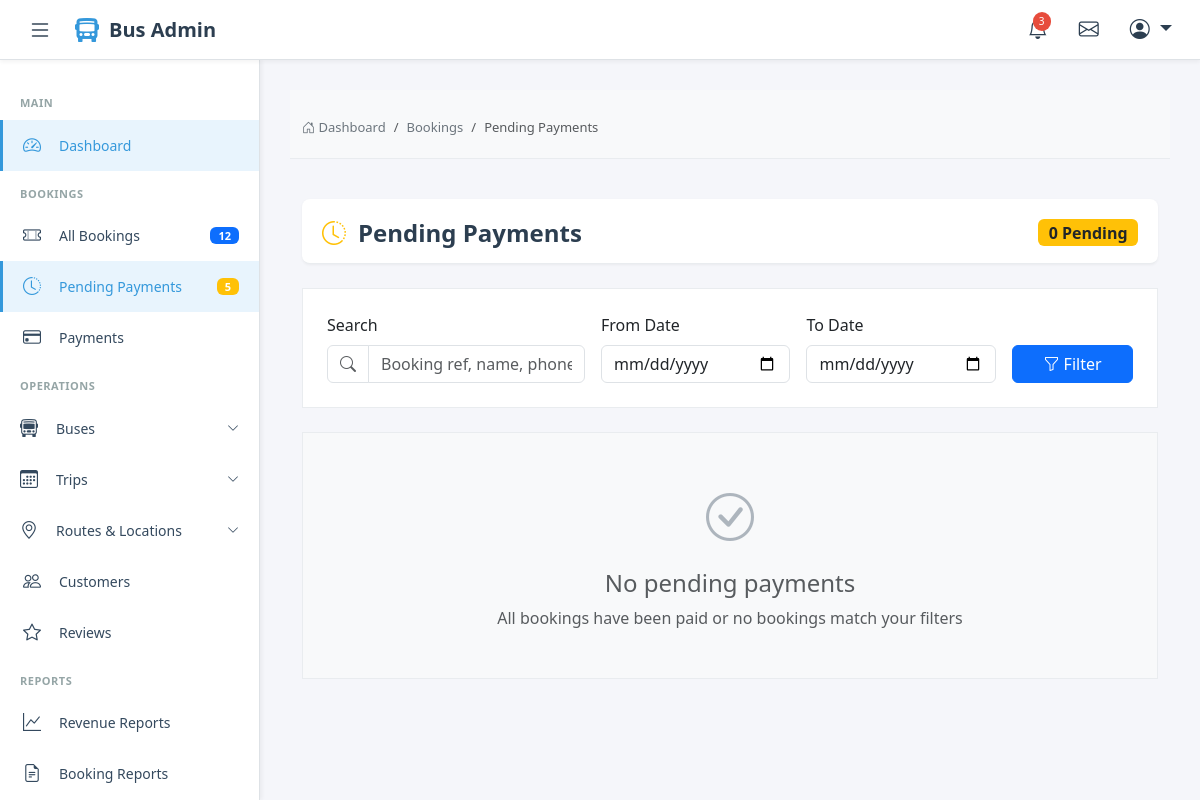
Page /admin-bookings/pending-payments/ (signed in) on the earlier database version.
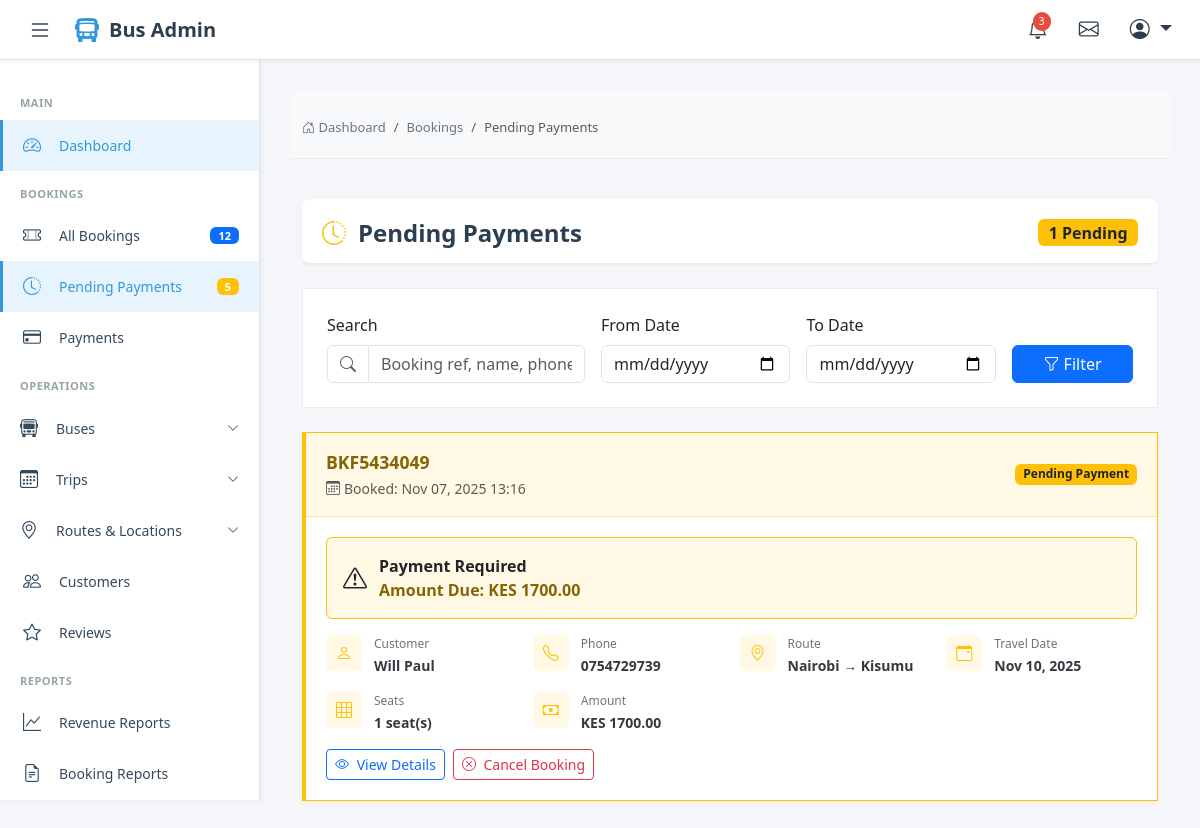
Same page on the later database version.
### website_application/models.py (models this page shows, shortened)
class Booking(models.Model):
    BOOKING_STATUS_CHOICES = [
        ('pending', 'Pending Payment'),
        ('paid', 'Paid'),
        ('confirmed', 'Confirmed'),
        ('cancelled', 'Cancelled'),
        ('completed', 'Completed'),
    ]
    booking_reference = models.CharField(max_length=20, unique=True, editable=False)
    trip = models.ForeignKey(Trip, on_delete=models.CASCADE, related_name='bookings')
    customer_full_name = models.CharField(max_length=200)
    customer_id_number = models.CharField(max_length=50)
    customer_email = models.EmailField()
    customer_phone = models.CharField(max_length=20)
    boarding_point = models.ForeignKey(
        BoardingPoint,
        on_delete=models.PROTECT,
        related_name='pickup_bookings'
    )
    dropping_point = models.ForeignKey(
        BoardingPoint,
        on_delete=models.PROTECT,
        related_name='dropoff_bookings'
    )
    total_amount = models.DecimalField(max_digits=10, decimal_places=2)
    status = models.CharField(max_length=20, choices=BOOKING_STATUS_CHOICES, default='pending')
    created_at = models.DateTimeField(auto_now_add=True)
    updated_at = models.DateTimeField(auto_now=True)

class Trip(models.Model):
    TRIP_STATUS_CHOICES = [
        ('scheduled', 'Scheduled'),
        ('boarding', 'Boarding'),
        ('departed', 'Departed'),
        ('completed', 'Completed'),
        ('cancelled', 'Cancelled'),
    ]
    bus = models.ForeignKey(Bus, on_delete=models.CASCADE, related_name='trips')
    route = models.ForeignKey(Route, on_delete=models.CASCADE, related_name='trips')
    departure_date = models.DateField()
    departure_time = models.TimeField()
    arrival_time = models.TimeField()
    base_fare_vip = models.DecimalField(max_digits=10, decimal_places=2)
    base_fare_business = models.DecimalField(max_digits=10, decimal_places=2)
    base_fare_normal = models.DecimalField(max_digits=10, decimal_places=2)
    status = models.CharField(max_length=20, choices=TRIP_STATUS_CHOICES, default='scheduled')
    is_active = models.BooleanField(default=True)
    created_at = models.DateTimeField(auto_now_add=True)
    class Meta:
        ordering = ['departure_date', 'departure_time']
        unique_together = ['bus', 'departure_date', 'departure_time']

class Route(models.Model):
    origin = models.ForeignKey(Location, on_delete=models.CASCADE, related_name='routes_from')
    destination = models.ForeignKey(Location, on_delete=models.CASCADE, related_name='routes_to')
    distance_km = models.DecimalField(max_digits=6, decimal_places=2)
    estimated_duration = models.DurationField(help_text="Estimated travel time")
    is_active = models.BooleanField(default=True)
    class Meta:
        unique_together = ['origin', 'destination']

class Location(models.Model):
    name = models.CharField(max_length=200)
    slug = models.SlugField(unique=True)
    county = models.CharField(max_length=100)
    is_active = models.BooleanField(default=True)

### website_application/views.py (the view)
# urls.py: path('admin-bookings/pending-payments/', views.pending_payments, name='pending_payments'),
@staff_member_required
def pending_payments(request):
    search = request.GET.get('search', '')
    date_from = request.GET.get('date_from', '')
    date_to = request.GET.get('date_to', '')
    bookings = Booking.objects.filter(
        status='pending'
    ).select_related(
        'trip__bus__operator',
        'trip__route__origin',
        'trip__route__destination'
    ).prefetch_related(
        'seat_bookings',
        'payments'
    ).annotate(
        seats_count=Count('seat_bookings')
    ).order_by('-created_at')
    if search:
        bookings = bookings.filter(
            Q(booking_reference__icontains=search) |
            Q(customer_full_name__icontains=search) |
            Q(customer_phone__icontains=search)
        )
    if date_from:
        date_from_obj = datetime.strptime(date_from, '%Y-%m-%d').date()
        bookings = bookings.filter(created_at__date__gte=date_from_obj)
    if date_to:
        date_to_obj = datetime.strptime(date_to, '%Y-%m-%d').date()
        bookings = bookings.filter(created_at__date__lte=date_to_obj)
    context = {
        'bookings': bookings,
        'search': search,
        'date_from': date_from,
        'date_to': date_to,
    }
    return render(request, 'admin/bookings/pending_payments.html', context)

### templates/admin/bookings/pending_payments.html (shortened to what the changed rows need)
{% extends 'admin_base.html' %}
{% load static %}
{% block content %}
<div class="container-fluid py-3">
    <div class="page-header">
        <h1 class="page-title">
            <i class="bi bi-clock-history text-warning"></i>
            Pending Payments
        </h1>
        <div class="d-flex gap-2">
            <span class="badge bg-warning text-dark fs-6">{{ bookings.count }} Pending</span>
        </div>
    </div>
    {% if bookings %}
    <div class="row">
        {% for booking in bookings %}
        <div class="col-12">
            <div class="pending-card">
                <div class="pending-header">
                    <div>
                        <div class="booking-ref">{{ booking.booking_reference }}</div>
                        <small class="text-muted">
                            <i class="bi bi-calendar3 me-1"></i>Booked: {{ booking.created_at|date:"M d, Y H:i" }}
                        </small>
                    </div>
                    <span class="badge bg-warning text-dark">Pending Payment</span>
                </div>
                <div class="pending-body">
                    <div class="alert-warning-custom">
                        <i class="bi bi-exclamation-triangle fs-4"></i>
                        <div>
                            <strong>Payment Required</strong>
                            <div class="time-remaining">
                                Amount Due: KES {{ booking.total_amount|floatformat:2 }}
                            </div>
                        </div>
                    </div>
                    <div class="pending-info">
                        <div class="info-item">
                            <div class="info-icon">
                                <i class="bi bi-person"></i>
                            </div>
                            <div class="info-details">
                                <div class="info-label">Customer</div>
                                <div class="info-value">{{ booking.customer_full_name }}</div>
                            </div>
                        </div>
                        <div class="info-item">
                            <div class="info-icon">
                                <i class="bi bi-telephone"></i>
                            </div>
                            <div class="info-details">
                                <div class="info-label">Phone</div>
                                <div class="info-value">{{ booking.customer_phone }}</div>
                            </div>
                        </div>
                        <div class="info-item">
                            <div class="info-icon">
                                <i class="bi bi-geo-alt"></i>
                            </div>
                            <div class="info-details">
                                <div class="info-label">Route</div>
                                <div class="info-value">
                                    {{ booking.trip.route.origin.name }} → {{ booking.trip.route.destination.name }}
                                </div>
                            </div>
                        </div>
                        <div class="info-item">
                            <div class="info-icon">
                                <i class="bi bi-calendar-event"></i>
                            </div>
                            <div class="info-details">
                                <div class="info-label">Travel Date</div>
                                <div class="info-value">{{ booking.trip.departure_date|date:"M d, Y" }}</div>
                            </div>
                        </div>
                        <div class="info-item">
                            <div class="info-icon">
                                <i class="bi bi-grid-3x3"></i>
                            </div>
                            <div class="info-details">
                                <div class="info-label">Seats</div>
                                <div class="info-value">{{ booking.seats_count }} seat(s)</div>
                            </div>
                        </div>
                        <div class="info-item">
                            <div class="info-icon">
                                <i class="bi bi-cash"></i>
                            </div>
                            <div class="info-details">
                                <div class="info-label">Amount</div>
                                <div class="info-value">KES {{ booking.total_amount|floatformat:2 }}</div>
                            </div>
                        </div>
                    </div>
                    <div class="d-flex gap-2">
                        <a href="{% url 'booking_detail' booking.pk %}" class="btn btn-outline-primary btn-sm">
                            <i class="bi bi-eye me-1"></i> View Details
                        </a>
                        <button class="btn btn-outline-danger btn-sm" onclick="cancelBooking({{ booking.pk }})">
                            <i class="bi bi-x-circle me-1"></i> Cancel Booking
                        </button>
                    </div>
                </div>
            </div>
        </div>
        {% endfor %}
    </div>
    {% else %}
    <div class="empty-state">
        <div class="empty-state-icon">
            <i class="bi bi-check-circle"></i>
        </div>
        <h4 class="text-muted">No pending payments</h4>
        <p class="text-muted mb-0">All bookings have been paid or no bookings match your filters</p>
    </div>
    {% endif %}
</div>
{% endblock %}

Differences in the rows shown:
added Booking: booking_reference "BKF5434049", created_at "Nov 07, 2025 13:16", total_amount "1700.00", customer_full_name "Will Paul", customer_phone "0754729739", trip.route.origin.name "Nairobi", trip.route.destination.name "Kisumu", trip.departure_date "Nov 10, 2025", seats_count "1"
Other differences:
{{ bookings.count }}: "0" → "1"
text no longer shown: "No pending payments All bookings have been paid or no bookings match your filters"
